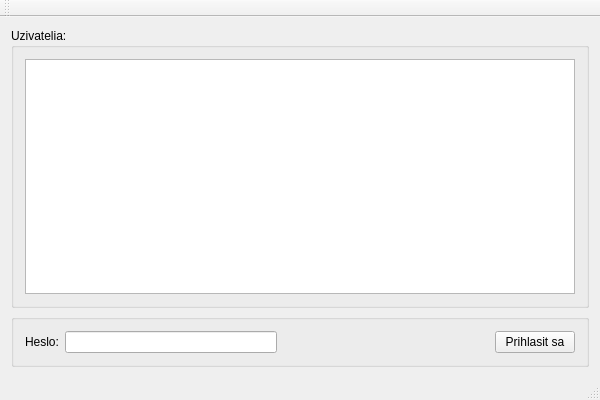
<?xml version="1.0" encoding="UTF-8"?>
<ui version="4.0">
 <class>prihlasoknoClass</class>
 <widget class="QMainWindow" name="prihlasoknoClass">
  <property name="geometry">
   <rect>
    <x>0</x>
    <y>0</y>
    <width>600</width>
    <height>400</height>
   </rect>
  </property>
  <property name="windowTitle">
   <string>prihlasokno</string>
  </property>
  <widget class="QWidget" name="centralWidget">
   <layout class="QVBoxLayout" name="verticalLayout">
    <item>
     <widget class="QGroupBox" name="groupBox">
      <property name="title">
       <string>Uzivatelia:</string>
      </property>
      <layout class="QVBoxLayout" name="verticalLayout_2">
       <item>
        <widget class="QListWidget" name="zoz_uziv"/>
       </item>
      </layout>
     </widget>
    </item>
    <item>
     <widget class="QGroupBox" name="groupBox_2">
      <property name="title">
       <string/>
      </property>
      <layout class="QHBoxLayout" name="horizontalLayout">
       <item>
        <widget class="QLabel" name="label">
         <property name="text">
          <string>Heslo:</string>
         </property>
        </widget>
       </item>
       <item>
        <widget class="QLineEdit" name="heslo">
         <property name="echoMode">
          <enum>QLineEdit::Password</enum>
         </property>
        </widget>
       </item>
       <item>
        <spacer name="horizontalSpacer">
         <property name="orientation">
          <enum>Qt::Horizontal</enum>
         </property>
         <property name="sizeHint" stdset="0">
          <size>
           <width>40</width>
           <height>20</height>
          </size>
         </property>
        </spacer>
       </item>
       <item>
        <widget class="QPushButton" name="prihlasit_sa">
         <property name="text">
          <string>Prihlasit sa</string>
         </property>
        </widget>
       </item>
      </layout>
     </widget>
    </item>
   </layout>
  </widget>
  <widget class="QMenuBar" name="menuBar">
   <property name="geometry">
    <rect>
     <x>0</x>
     <y>0</y>
     <width>600</width>
     <height>30</height>
    </rect>
   </property>
  </widget>
  <widget class="QToolBar" name="mainToolBar">
   <attribute name="toolBarArea">
    <enum>TopToolBarArea</enum>
   </attribute>
   <attribute name="toolBarBreak">
    <bool>false</bool>
   </attribute>
  </widget>
  <widget class="QStatusBar" name="statusBar"/>
 </widget>
 <layoutdefault spacing="6" margin="11"/>
 <resources/>
 <connections/>
</ui>
